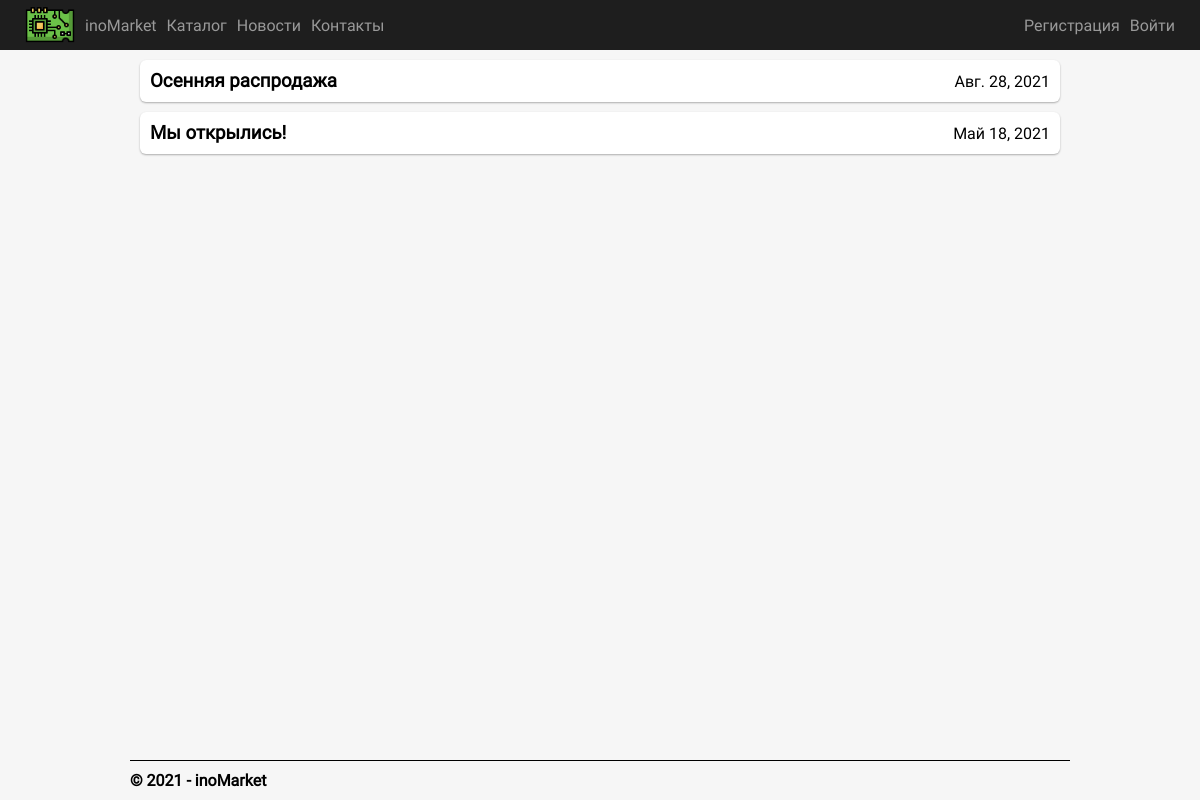
Page /news on the committed database.
### app/models.py (models this page shows, shortened)
class News(models.Model):
  title = models.CharField(max_length=150, verbose_name='Заголовок новости')
  text = models.TextField(verbose_name='Текст новости')
  image = models.FileField(default = 'placeholder/placeholder.png', verbose_name = 'Изображение к новости')
  date = models.DateField(default=datetime.now(), verbose_name='Дата публикации')
  class Meta:
    db_table = "News"
    ordering = ["-date"]
    verbose_name = "Новость"
    verbose_name_plural = "Новости"

### app/views.py (the view)
# urls.py: url(r'^news$', app.views.news, name='news'),
def news(request):
    news = News.objects.all()
    assert isinstance(request, HttpRequest)
    return render(
        request,
        'app/news.html',
        {
            'news' : news,
            'title':'Новости',
            'year':datetime.now().year,
        }
    )

### app/templates/app/news.html
{% extends "app/layout.html" %} {% block content %}
<div class="news-container">
  {% for post in news %}
  <div class="news-post-container">
    <a href="{% url 'post' parametr=post.id %}" class="post-link">
      <h3 class="post-title">{{post.title}}</h3>
    </a>
    <p class="post-date">{{post.date}}</p>
  </div>
  {% endfor %}
</div>
{% endblock %}

### app/static/app/content/style.css (style rules this page uses)
body .header, body .header .header-link-container, body .header .header-link-container #logoutForm, body .header .header-link-container .header-link, body .product-container .product-top-section, body .cart-container .cart-info .cart-details, body .cart-container .cart-info .cart-details .left-and-center, body .client-orders-container .order-container .order-details, body .manager-orders-container .order-container .order-info .order-details, body .manager-orders-container .order-container .order-info .order-details .left-and-center, body .news-container .news-post-container, body .user-container .user-info, body .user-container form .user-data { display: flex; flex-direction: row; flex-wrap: nowrap; align-items: center; }
body, body .catalog-container .product-container .product-right, body .product-container .product-bot-section .product-description-container, body .product-container .product-bot-section .product-comments .add-comment-form div, body .cart-container .cart-info .cart-details .right-part, body .manager-orders-container .order-container .status-buttons, body .contacts-container .address-container address, body .login-container .auth-form-container, body .login-container .auth-form-container .login-form .form-group, body .registration-container .reg-form-container, body .registration-container .reg-form-container form div, body .post-container .npc .img-container, body .home-container .hcc, body .add-product-container { display: flex; flex-direction: column; flex-wrap: nowrap; align-items: center; }
* { margin: 0; padding: 0; }
html { width: 100%; }
@media screen and (min-width: 960px) { body { width: 100%; } }
body { display: inline-block; font-family: "Roboto"; background-color: #f6f6f6; }
body .news-container { min-height: calc(100vh - 110px); }
body .news-container .news-post-container { margin: 10px 20px; padding: 10px; background-color: #ffffff; border-radius: 6px; box-shadow: rgba(0, 0, 0, 0.3) 0px 1px 2px 0px; max-width: 960px; justify-content: space-between; }
body .news-container .news-post-container .post-link { color: #000000; text-decoration: none; }

### rows in the picture
News: title "Осенняя распродажа", date "Авг. 28, 2021"
News: title "Мы открылись!", date "Май 18, 2021"
